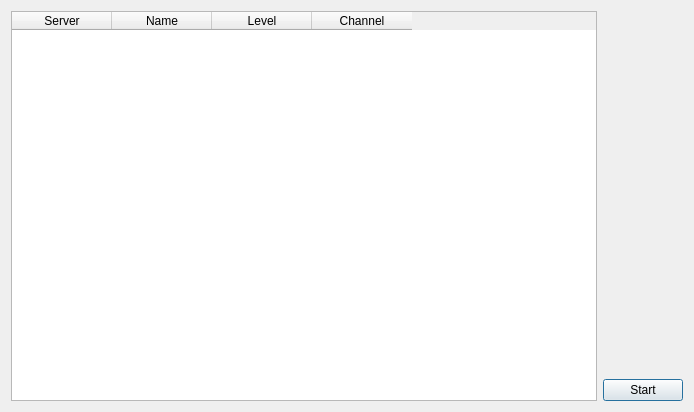
<?xml version="1.0" encoding="UTF-8"?>
<ui version="4.0">
 <class>adtui</class>
 <widget class="QDialog" name="adtui">
  <property name="geometry">
   <rect>
    <x>0</x>
    <y>0</y>
    <width>694</width>
    <height>412</height>
   </rect>
  </property>
  <property name="windowTitle">
   <string>Dialog</string>
  </property>
  <layout class="QGridLayout" name="gridLayout">
   <item row="0" column="0" rowspan="2">
    <widget class="QTableWidget" name="playerList">
     <property name="editTriggers">
      <set>QAbstractItemView::NoEditTriggers</set>
     </property>
     <property name="selectionMode">
      <enum>QAbstractItemView::SingleSelection</enum>
     </property>
     <property name="selectionBehavior">
      <enum>QAbstractItemView::SelectRows</enum>
     </property>
     <column>
      <property name="text">
       <string>Server</string>
      </property>
     </column>
     <column>
      <property name="text">
       <string>Name</string>
      </property>
     </column>
     <column>
      <property name="text">
       <string>Level</string>
      </property>
     </column>
     <column>
      <property name="text">
       <string>Channel</string>
      </property>
     </column>
    </widget>
   </item>
   <item row="0" column="1">
    <spacer name="verticalSpacer">
     <property name="orientation">
      <enum>Qt::Vertical</enum>
     </property>
     <property name="sizeHint" stdset="0">
      <size>
       <width>20</width>
       <height>362</height>
      </size>
     </property>
    </spacer>
   </item>
   <item row="1" column="1">
    <widget class="QPushButton" name="pushButton">
     <property name="text">
      <string>Start</string>
     </property>
    </widget>
   </item>
  </layout>
 </widget>
 <resources/>
 <connections/>
</ui>
